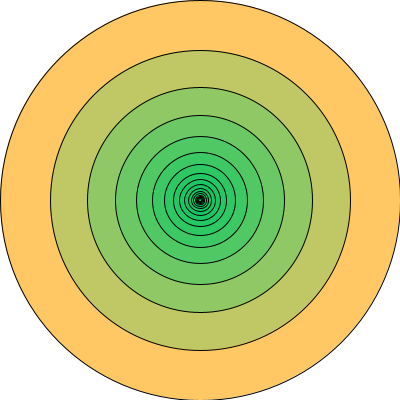
Frame 1 (no input)
Frame 60 (the mouse pressed at the canvas centre just before this capture): identical to frame 1, image omitted
Frame 120 (the mouse held since frame 60 and released just before this capture): identical to frame 1, image omitted

The Processing sketch that drew this single still picture (run headless with seeded random() and noise(); from frame 60 on, the mouse is pressed at the canvas centre):

// Processing sketch: basicrecursion
// ── basicrecursion.pde
void setup(){
  size(400,400);
  smooth();
}

void draw(){
  background(255);
  drawCircle(width/2,height/2,200);
}

void drawCircle(int x, int y, float radius){
  fill(map(radius,0,200,0,255),200,100);
  ellipse(x,y,radius*2,radius*2);
  if(radius>2){
    radius *=0.75;
    drawCircle(x,y,radius);
  }
}
